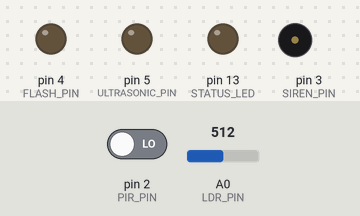
The sketch below on a simulated Arduino Uno, built with avr-gcc and run on an emulated ATmega328P. Parts: output pins drawn as LEDs (lit = HIGH), buzzer (waves = sounding, pin HIGH). The inputs (shaded band) are chosen by the test bench; at power-on: A0 (LDR_PIN) = 512, pin 2 (PIR_PIN) LOW. What the sketch prints to the serial monitor is not drawn.

Above: at 2.4 s.
2.5 s: A0 (LDR_PIN) set to 215
11.5 s: A0 (LDR_PIN) set to 183
21.5 s: pin 2 (PIR_PIN) driven HIGH
At 21.9 s:
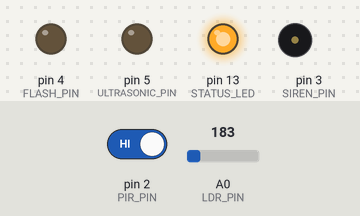
24.5 s: pin 2 (PIR_PIN) driven LOW
At 25.4 s:
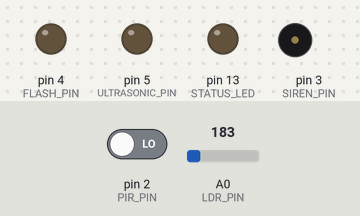
Timing chart, 0 to 27.0 s (numbered marks = the images above; inputs shaded):
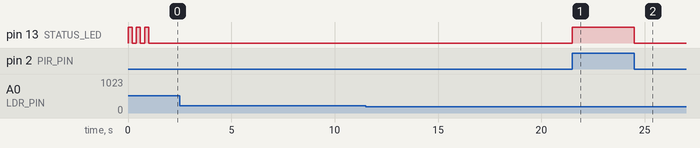

Measured:
- after the input at 2.5 s, every drawn part: stays the same
- after the input at 11.5 s, every drawn part: stays the same
- after the input at 21.5 s, pin 13 (STATUS_LED): LOW → HIGH at once
- after the input at 24.5 s, pin 13 (STATUS_LED): HIGH → LOW at once

The sketch:

actuator_controller.ino
```cpp
/*
 * Guardian AI - Arduino Actuator Controller
 * ==========================================
 * Controls physical deterrents and reads sensors.
 * Communicates with Raspberry Pi via Serial (JSON protocol).
 *
 * Hardware:
 *   Pin 2  → PIR Sensor (HC-SR501) OUT
 *   Pin 3  → Siren / Buzzer (via relay)
 *   Pin 4  → Flash Light (via relay / MOSFET)
 *   Pin 5  → Ultrasonic Deterrent Module (40kHz)
 *   Pin 13 → Built-in LED (status)
 *   Pin A0 ← LDR (light sensor for night mode)
 *
 * Serial Protocol (9600 baud):
 *   Receive: {"cmd":"siren","state":1,"duration":10}
 *   Send:    {"status":"ok","sensor":"pir","value":1}
 *
 * Author: Guardian AI Team
 * Version: 1.0.0
 */

#include <Arduino.h>
#include <ArduinoJson.h>  // Install: Library Manager → ArduinoJson by Benoit Blanchon

// ─── Pin Definitions ────────────────────────────────────────────────────────

#define PIR_PIN         2
#define SIREN_PIN       3
#define FLASH_PIN       4
#define ULTRASONIC_PIN  5
#define STATUS_LED      13
#define LDR_PIN         A0

// ─── Timing ─────────────────────────────────────────────────────────────────

unsigned long sirenOffTime     = 0;
unsigned long flashOffTime     = 0;
unsigned long ultrasonicOffTime = 0;
unsigned long lastPirSent      = 0;
unsigned long lastStatusSent   = 0;

const unsigned long PIR_DEBOUNCE_MS    = 500;
const unsigned long STATUS_INTERVAL_MS = 5000;  // Send status every 5s

// ─── State ───────────────────────────────────────────────────────────────────

bool sirenActive      = false;
bool flashActive      = false;
bool ultrasonicActive = false;
int  lastPirState     = LOW;

// ─── Setup ───────────────────────────────────────────────────────────────────

void setup() {
  Serial.begin(9600);
  while (!Serial) {}  // Wait for serial connection

  // Configure pins
  pinMode(PIR_PIN, INPUT);
  pinMode(SIREN_PIN, OUTPUT);
  pinMode(FLASH_PIN, OUTPUT);
  pinMode(ULTRASONIC_PIN, OUTPUT);
  pinMode(STATUS_LED, OUTPUT);

  // All actuators OFF at startup
  digitalWrite(SIREN_PIN, LOW);
  digitalWrite(FLASH_PIN, LOW);
  digitalWrite(ULTRASONIC_PIN, LOW);
  digitalWrite(STATUS_LED, LOW);

  // Startup blink
  for (int i = 0; i < 3; i++) {
    digitalWrite(STATUS_LED, HIGH);
    delay(200);
    digitalWrite(STATUS_LED, LOW);
    delay(200);
  }

  sendStatus("ready", "boot", 1);
}

// ─── Main Loop ───────────────────────────────────────────────────────────────

void loop() {
  // 1. Read incoming commands from Pi
  if (Serial.available() > 0) {
    String line = Serial.readStringUntil('\n');
    line.trim();
    if (line.length() > 0) {
      parseCommand(line);
    }
  }

  // 2. Auto-shutoff for timed actuators
  unsigned long now = millis();

  if (sirenActive && sirenOffTime > 0 && now >= sirenOffTime) {
    sirenOff();
  }
  if (flashActive && flashOffTime > 0 && now >= flashOffTime) {
    flashOff();
  }
  if (ultrasonicActive && ultrasonicOffTime > 0 && now >= ultrasonicOffTime) {
    ultrasonicOff();
  }

  // 3. Read PIR sensor and send to Pi
  int pirState = digitalRead(PIR_PIN);
  if (pirState != lastPirState && (now - lastPirSent) > PIR_DEBOUNCE_MS) {
    lastPirState = pirState;
    lastPirSent = now;
    sendStatus("ok", "pir", pirState);

    // Blink status LED on motion
    if (pirState == HIGH) {
      digitalWrite(STATUS_LED, HIGH);
    } else {
      digitalWrite(STATUS_LED, LOW);
    }
  }

  // 4. Periodic status heartbeat to Pi
  if (now - lastStatusSent > STATUS_INTERVAL_MS) {
    lastStatusSent = now;
    sendPeriodicStatus();
  }

  // 5. Ultrasonic pulse generation (40kHz square wave)
  if (ultrasonicActive) {
    // Toggle pin at 40kHz = 25µs half-period
    // (For real 40kHz, use hardware PWM or timer interrupt)
    digitalWrite(ULTRASONIC_PIN, HIGH);
    delayMicroseconds(12);
    digitalWrite(ULTRASONIC_PIN, LOW);
    delayMicroseconds(12);
  }
}

// ─── Command Parser ──────────────────────────────────────────────────────────

void parseCommand(String jsonStr) {
  /*
   * Parse JSON command from Raspberry Pi.
   * Format: {"cmd": "siren", "state": 1, "duration": 10}
   *
   * Commands: siren, flash, ultrasonic
   * State: 1=ON, 0=OFF
   * Duration: seconds (0=indefinite)
   */
  StaticJsonDocument<256> doc;
  DeserializationError err = deserializeJson(doc, jsonStr);

  if (err) {
    sendStatus("error", "parse", 0);
    return;
  }

  const char* cmd   = doc["cmd"]      | "";
  int state         = doc["state"]    | 0;
  int duration      = doc["duration"] | 0;

  if (strcmp(cmd, "siren") == 0) {
    if (state) sirenOn(duration);
    else        sirenOff();
  }
  else if (strcmp(cmd, "flash") == 0) {
    if (state) flashOn(duration);
    else        flashOff();
  }
  else if (strcmp(cmd, "ultrasonic") == 0) {
    if (state) ultrasonicOn(duration);
    else        ultrasonicOff();
  }
  else if (strcmp(cmd, "all_off") == 0) {
    sirenOff();
    flashOff();
    ultrasonicOff();
  }
  else if (strcmp(cmd, "status") == 0) {
    sendPeriodicStatus();
  }

  sendStatus("ok", cmd, state);
}

// ─── Actuator Controls ───────────────────────────────────────────────────────

void sirenOn(int durationSec) {
  digitalWrite(SIREN_PIN, HIGH);
  sirenActive = true;
  sirenOffTime = (durationSec > 0) ? millis() + (durationSec * 1000UL) : 0;
}

void sirenOff() {
  digitalWrite(SIREN_PIN, LOW);
  sirenActive = false;
  sirenOffTime = 0;
}

void flashOn(int durationSec) {
  digitalWrite(FLASH_PIN, HIGH);
  flashActive = true;
  flashOffTime = (durationSec > 0) ? millis() + (durationSec * 1000UL) : 0;
}

void flashOff() {
  digitalWrite(FLASH_PIN, LOW);
  flashActive = false;
  flashOffTime = 0;
}

void ultrasonicOn(int durationSec) {
  // ultrasonicActive flag causes 40kHz generation in main loop
  ultrasonicActive = true;
  ultrasonicOffTime = (durationSec > 0) ? millis() + (durationSec * 1000UL) : 0;
}

void ultrasonicOff() {
  ultrasonicActive = false;
  ultrasonicOffTime = 0;
  digitalWrite(ULTRASONIC_PIN, LOW);
}

// ─── Status Reporting ────────────────────────────────────────────────────────

void sendStatus(const char* status, const char* sensor, int value) {
  StaticJsonDocument<128> doc;
  doc["status"] = status;
  doc["sensor"] = sensor;
  doc["value"]  = value;
  doc["ms"]     = millis();
  serializeJson(doc, Serial);
  Serial.println();
}

void sendPeriodicStatus() {
  // Read light level (0=dark, 1023=bright)
  int ldrValue = analogRead(LDR_PIN);
  bool isNight = (ldrValue < 200);

  StaticJsonDocument<256> doc;
  doc["status"]        = "heartbeat";
  doc["pir"]           = digitalRead(PIR_PIN);
  doc["siren"]         = sirenActive;
  doc["flash"]         = flashActive;
  doc["ultrasonic"]    = ultrasonicActive;
  doc["ldr"]           = ldrValue;
  doc["night_mode"]    = isNight;
  doc["uptime_ms"]     = millis();
  serializeJson(doc, Serial);
  Serial.println();
}

/*
 * ─── Wiring Guide ──────────────────────────────────────────────────────────
 *
 * PIR Sensor (HC-SR501):
 *   VCC → Arduino 5V
 *   GND → Arduino GND
 *   OUT → Arduino Pin 2
 *
 * Relay Module (for Siren/Flash):
 *   VCC → Arduino 5V
 *   GND → Arduino GND
 *   IN1 → Arduino Pin 3 (siren)
 *   IN2 → Arduino Pin 4 (flash)
 *   Siren: COM-NC terminals connected to 12V siren
 *   Flash: COM-NC terminals connected to LED spotlight
 *
 * Ultrasonic Deterrent:
 *   Direct 5V buzzer or ultrasonic transducer on Pin 5
 *   For more power: use transistor/MOSFET driver
 *
 * LDR (Light-Dependent Resistor):
 *   10k resistor voltage divider → A0
 *
 * Arduino to Raspberry Pi:
 *   USB cable (provides power + serial)
 *   OR Arduino TX/RX → Pi GPIO 14/15 (UART)
 */
```
